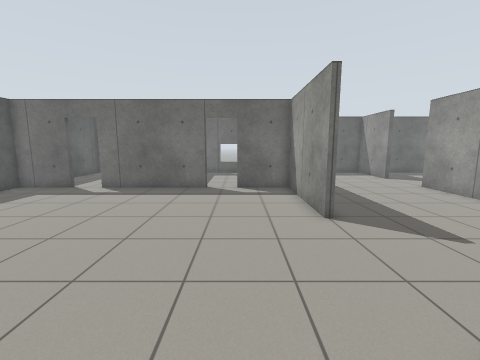
view 1 (above)

24 first-person views from a walk through a world built for the Gazebo simulator. The camera is 1.2 m above the floor, tilts 8° down and sees 90° across. The floor is counted in squares, 0.5 m on a side. Each view is taken from the middle of a square. On the plan, view 1 faces up. The plan holds only what a view shows up to about 16 squares ahead; the rest is blank.

view 2
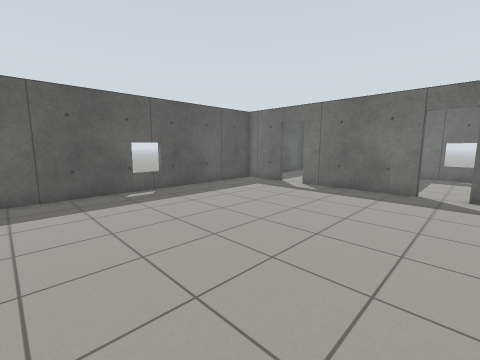

view 3
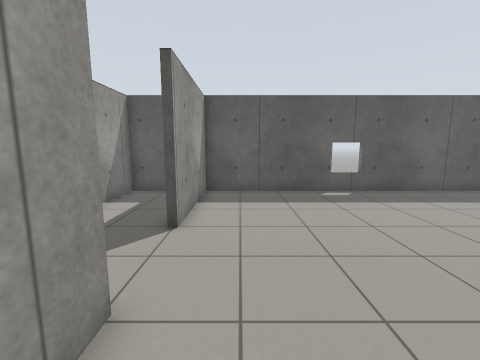

view 4
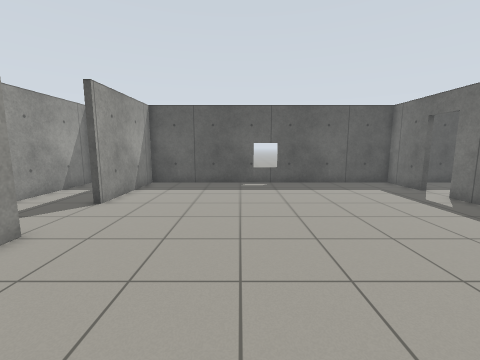

view 5
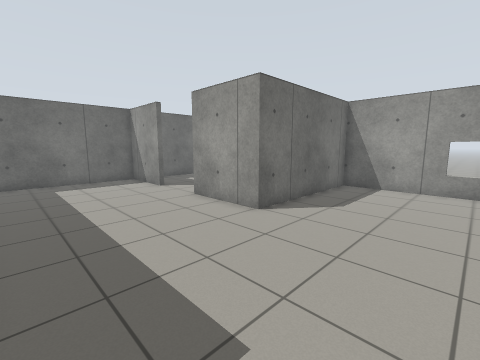

view 6
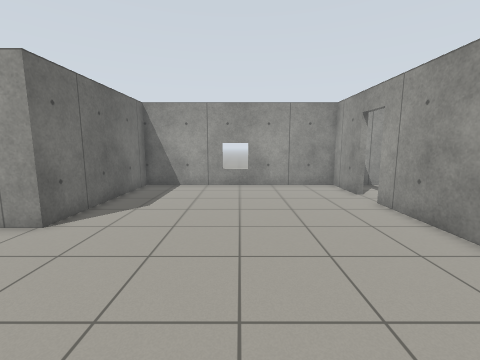

view 7
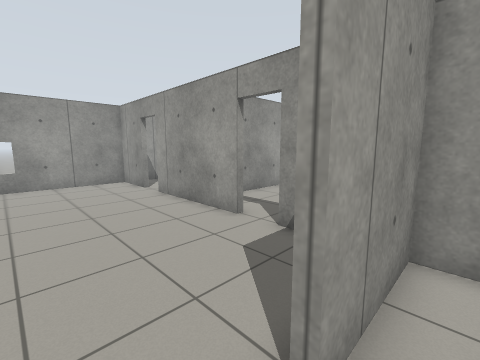

view 8
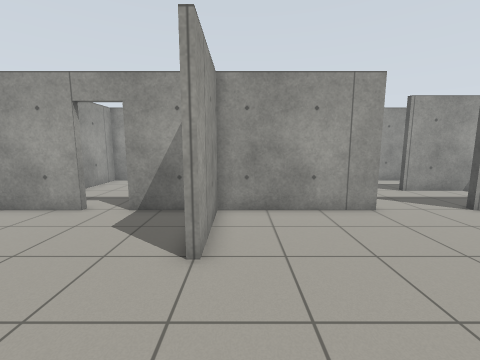

view 9
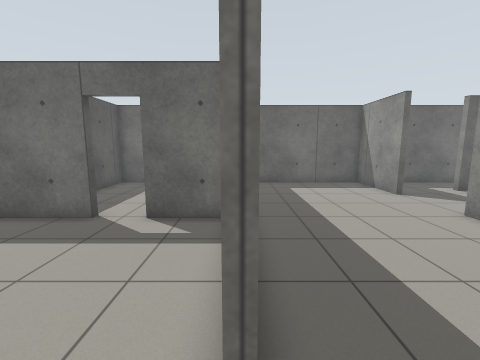

view 10
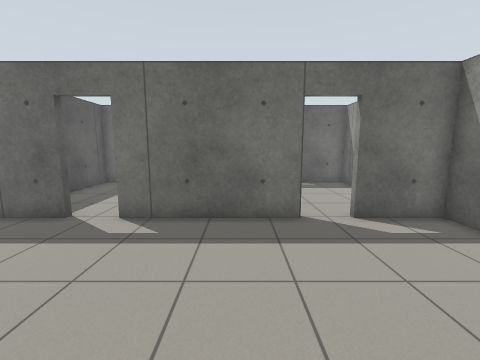

view 11
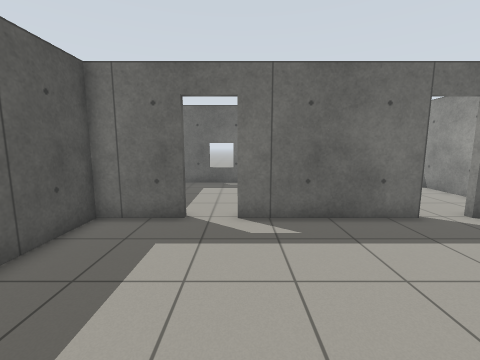

view 12
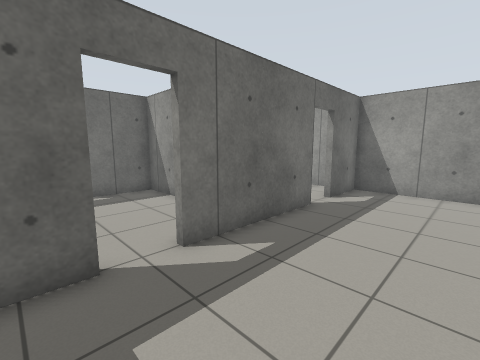

view 13
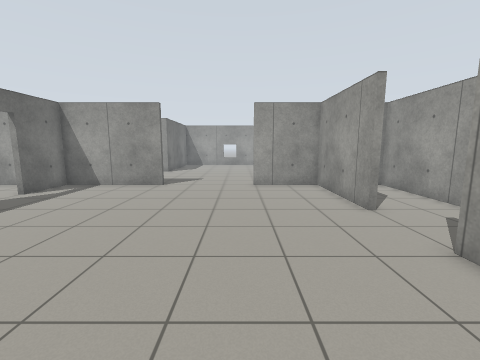

view 14
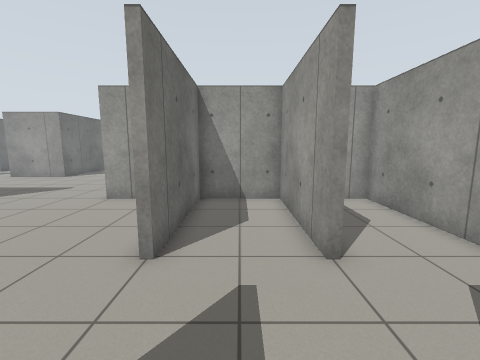

view 15
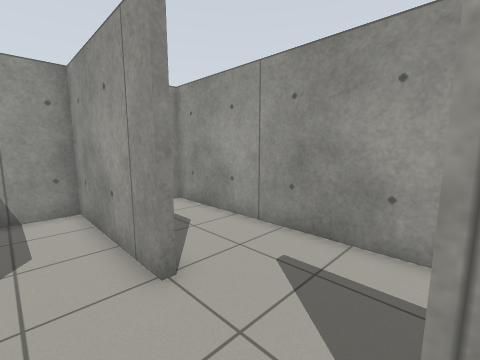

view 16
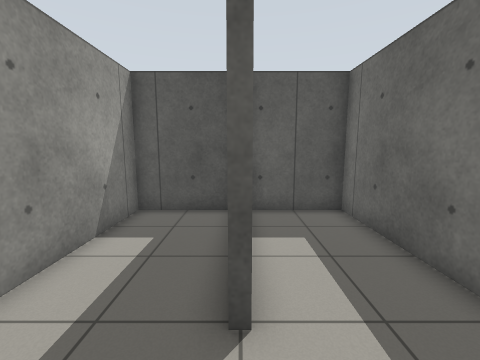

view 17
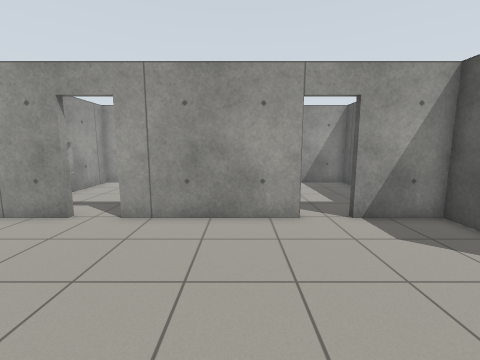

view 18
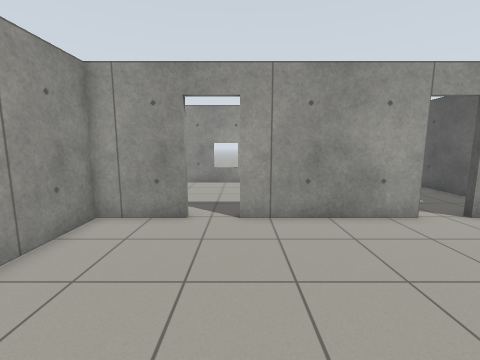

view 19
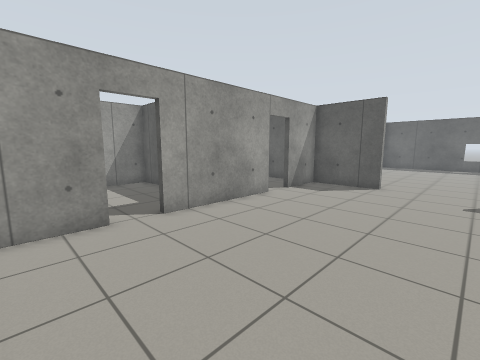

view 20
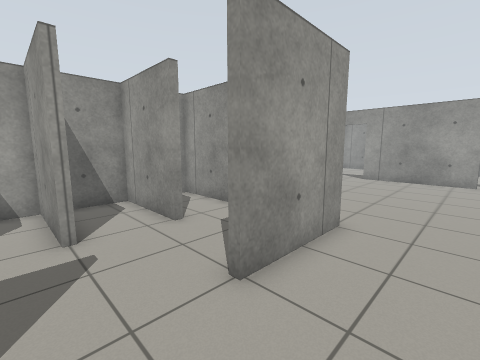

view 21
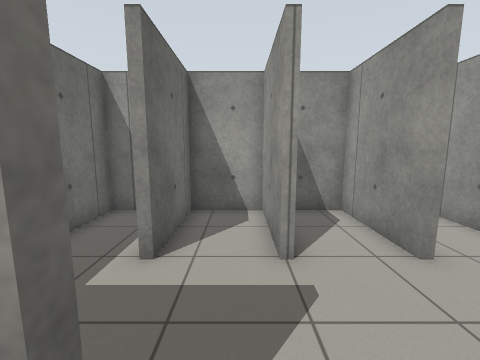

view 22
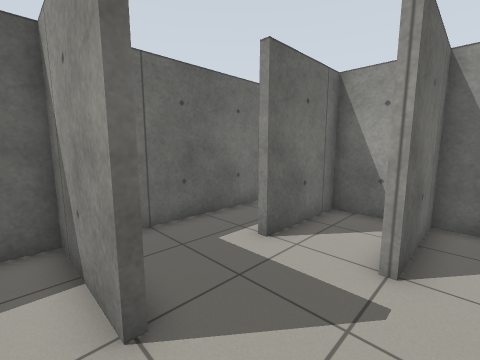

view 23
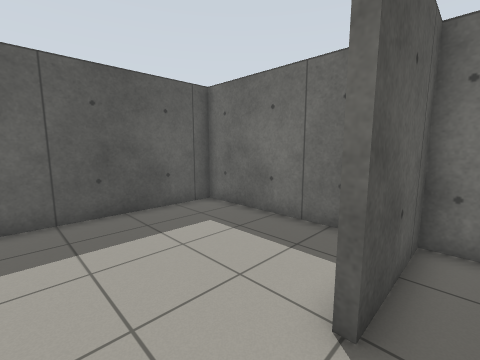

view 24
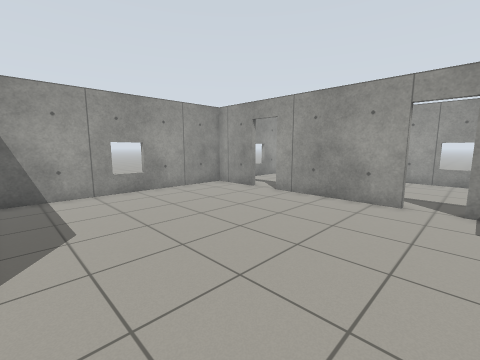

### Floor plan
Points are (right, up) in squares from view 1. A wall is a line through its corners. A room is listed if a view was taken in it or the views show most of it. See-through windows are left out.
Room 1 (views 1, 2, 3, 7, 8, 10, 11, 12, 13)
walls: (-3.2, -1.9) (2.9, -1.9) (2.9, 2.1); (2.9, 7.8) (2.9, 13.8) (-0.1, 13.8); (-1.9, 13.8) (-8.1, 13.8); (-9.9, 13.8) (-12.8, 13.8) (-12.8, -1.9) (-6.8, -1.9)
ways out: opening at (3, 5) to room 2; opening at (-5, -2) to room 3; open door at (-9, 14) to room 7; open door at (-1.5, 14) to room 8
Room 2 (views 4, 5, 6, 9, 17, 18, 19, 20, 21, 22, 24)
walls: (3.2, 7.8) (2.9, 7.8); (2.9, 2.1) (3.2, 2.1) (3.2, -1.9) (6.2, -1.9); (11.2, 17.8) (10.9, 17.8) (10.9, 21.8) (3.2, 21.8) (3.2, 14.7); (8, -1.9) (14, -1.9); (15.8, -1.9) (18.8, -1.9) (18.8, 9.8) (10.9, 9.8) (10.9, 14.1) (11.3, 14.1)
ways out: opening at (3, 5) to room 1; opening at (11, 16) to room 5; open door at (7.5, -2) to room 6; open door at (14.5, -2) to room 9
Room 3 (views 14, 15)
walls: (-3.2, -5.9) (2.9, -5.9) (2.9, -2.1) (-3.2, -2.1) (-3.2, -1.9); (-6.8, -1.9) (-6.8, -2.2); (-7.5, -2.1) (-12.8, -2.1) (-12.8, -5.9) (-6.8, -5.9)
ways out: opening at (-5, -2) to room 1; opening at (-5, -6) to room 4
Room 4 (view 16)
walls: (-3.2, -6.2) (-3.2, -5.9); (-6.8, -5.9) (-6.8, -6.2); (-12.8, -6.4) (-12.8, -9.9) (2.9, -9.9) (2.9, -8.7)
ways out: opening at (-5, -6) to room 3
Room 5 (view 23)
walls: (14.9, 13.1) (18.8, 13.1) (18.8, 15.8) (14.9, 15.8) (14.9, 16.1) (18.8, 16.1) (18.8, 18.8) (14.9, 18.8) (14.9, 19.2); (11.2, 19.6) (11.2, 17.8)
ways out: opening at (11, 16) to room 2; opening at (13, 19) to room 10; opening at (13, 13) to room 11
Room 6 (no view inside)
walls: (3.2, -5.3) (3.2, -9.9) (9.4, -9.9); (10.9, -9.4) (10.9, -5.1)
ways out: open door at (7.5, -2) to room 2
Room 7 (no view inside)
walls: (-5.1, 19.3) (-5.1, 21.8) (-12.8, 21.8) (-12.8, 16.5)
ways out: open door at (-9, 14) to room 1
Room 8 (no view inside)
walls: (-3.2, 21.8) (-4.8, 21.8) (-4.8, 18.9); (2.9, 15.5) (2.9, 21.8) (-1.2, 21.8)
ways out: open door at (-1.5, 14) to room 1
Room 9 (no view inside)
walls: (18.8, -4.8) (18.8, -3.8); (11.2, -7.9) (11.2, -9.9) (18.8, -9.9) (18.8, -6.4)
ways out: open door at (14.5, -2) to room 2
Room 10 (no view inside)
walls: (18.8, 20.9) (18.8, 21.8) (11.2, 21.8) (11.2, 19.6)
ways out: opening at (13, 19) to room 5
Room 11 (no view inside)
walls: (14.9, 12.8) (14.9, 13.1); (15.5, 10.1) (18.9, 10.1)
ways out: opening at (13, 13) to room 5

Where each view was taken, in squares from view 1:
view 1: 0 up, 0 right, facing up
view 2: 0 up, 0 right, facing up-left
view 3: 0 up, 0 right, facing left
view 4: 4 up, 3 right, facing left
view 5: 4 up, 4 right, facing up-right
view 6: 4 up, 4 right, facing right
view 7: 4 up, 2 right, facing down-right
view 8: 7 up, 2 right, facing down
view 9: 6 up, 3 right, facing up
view 10: 6 up, 4 left, facing up
view 11: 6 up, 8 left, facing up
view 12: 9 up, 11 left, facing up-right
view 13: 3 up, 12 left, facing right
view 14: 4 down, 8 left, facing right
view 15: 4 down, 7 left, facing down-right
view 16: 6 down, 4 left, facing left
view 17: 6 up, 10 right, facing down
view 18: 6 up, 14 right, facing down
view 19: 6 up, 18 right, facing down-left
view 20: 17 up, 8 right, facing down-right
view 21: 17 up, 10 right, facing right
view 22: 15 up, 10 right, facing up-right
view 23: 15 up, 12 right, facing up-left
view 24: 9 up, 6 right, facing down-right
